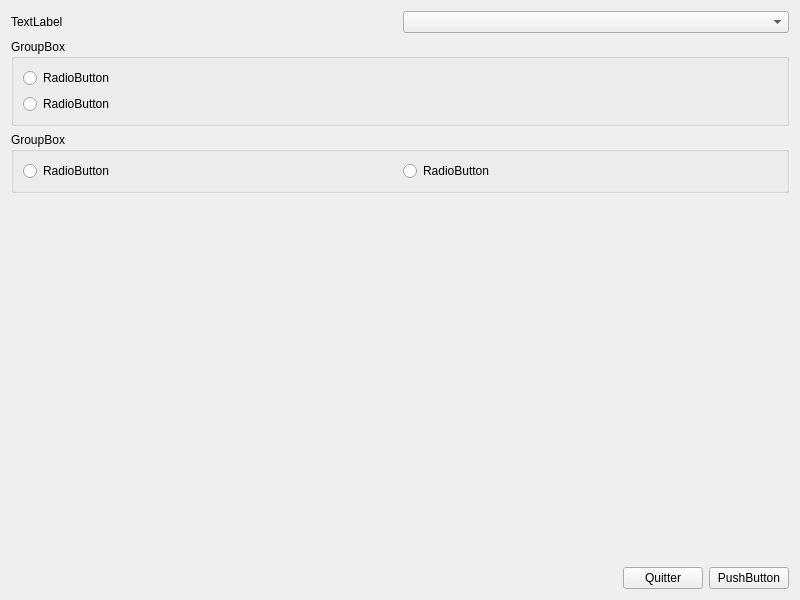
<?xml version="1.0" encoding="UTF-8"?>
<ui version="4.0">
 <class>Widget</class>
 <widget class="QWidget" name="Widget">
  <property name="geometry">
   <rect>
    <x>0</x>
    <y>0</y>
    <width>800</width>
    <height>600</height>
   </rect>
  </property>
  <property name="windowTitle">
   <string>Widget</string>
  </property>
  <layout class="QVBoxLayout" name="verticalLayout_3">
   <item>
    <layout class="QHBoxLayout" name="horizontalLayout">
     <item>
      <widget class="QLabel" name="label">
       <property name="text">
        <string>TextLabel</string>
       </property>
      </widget>
     </item>
     <item>
      <widget class="QComboBox" name="comboBox"/>
     </item>
    </layout>
   </item>
   <item>
    <layout class="QVBoxLayout" name="verticalLayout_4">
     <item>
      <widget class="QGroupBox" name="groupBox_2">
       <property name="title">
        <string>GroupBox</string>
       </property>
       <layout class="QVBoxLayout" name="verticalLayout_2">
        <item>
         <widget class="QRadioButton" name="radioButton_4">
          <property name="text">
           <string>RadioButton</string>
          </property>
         </widget>
        </item>
        <item>
         <widget class="QRadioButton" name="radioButton_3">
          <property name="text">
           <string>RadioButton</string>
          </property>
         </widget>
        </item>
       </layout>
      </widget>
     </item>
     <item>
      <widget class="QGroupBox" name="groupBox">
       <property name="title">
        <string>GroupBox</string>
       </property>
       <layout class="QHBoxLayout" name="horizontalLayout_2">
        <item>
         <widget class="QRadioButton" name="radioButton_2">
          <property name="text">
           <string>RadioButton</string>
          </property>
         </widget>
        </item>
        <item>
         <widget class="QRadioButton" name="radioButton">
          <property name="text">
           <string>RadioButton</string>
          </property>
         </widget>
        </item>
       </layout>
      </widget>
     </item>
    </layout>
   </item>
   <item>
    <spacer name="verticalSpacer">
     <property name="orientation">
      <enum>Qt::Vertical</enum>
     </property>
     <property name="sizeHint" stdset="0">
      <size>
       <width>20</width>
       <height>343</height>
      </size>
     </property>
    </spacer>
   </item>
   <item>
    <layout class="QHBoxLayout" name="horizontalLayout_3">
     <item>
      <spacer name="horizontalSpacer">
       <property name="orientation">
        <enum>Qt::Horizontal</enum>
       </property>
       <property name="sizeHint" stdset="0">
        <size>
         <width>40</width>
         <height>20</height>
        </size>
       </property>
      </spacer>
     </item>
     <item>
      <widget class="QPushButton" name="pushButton">
       <property name="text">
        <string>Quitter</string>
       </property>
      </widget>
     </item>
     <item>
      <widget class="QPushButton" name="pushButton_2">
       <property name="text">
        <string>PushButton</string>
       </property>
      </widget>
     </item>
    </layout>
   </item>
  </layout>
 </widget>
 <resources/>
 <connections>
  <connection>
   <sender>pushButton</sender>
   <signal>clicked()</signal>
   <receiver>Widget</receiver>
   <slot>close()</slot>
   <hints>
    <hint type="sourcelabel">
     <x>671</x>
     <y>571</y>
    </hint>
    <hint type="destinationlabel">
     <x>664</x>
     <y>211</y>
    </hint>
   </hints>
  </connection>
 </connections>
</ui>
